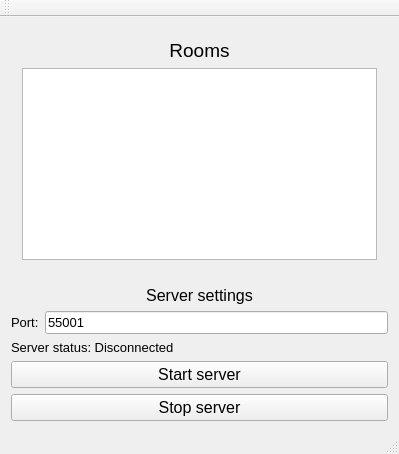
<?xml version="1.0" encoding="UTF-8"?>
<ui version="4.0">
 <class>MainWindow</class>
 <widget class="QMainWindow" name="MainWindow">
  <property name="geometry">
   <rect>
    <x>0</x>
    <y>0</y>
    <width>399</width>
    <height>454</height>
   </rect>
  </property>
  <property name="windowTitle">
   <string>MainWindow</string>
  </property>
  <widget class="QWidget" name="centralWidget">
   <layout class="QVBoxLayout" name="verticalLayout_4">
    <item>
     <layout class="QVBoxLayout" name="verticalLayout_2">
      <item>
       <widget class="QStackedWidget" name="stacked_RoomsClients">
        <property name="currentIndex">
         <number>0</number>
        </property>
        <widget class="QWidget" name="page_Rooms">
         <layout class="QGridLayout" name="gridLayout_2">
          <item row="0" column="0">
           <layout class="QVBoxLayout" name="verticalLayout_5">
            <item>
             <widget class="QLabel" name="label_Rooms">
              <property name="font">
               <font>
                <pointsize>14</pointsize>
               </font>
              </property>
              <property name="text">
               <string>Rooms</string>
              </property>
              <property name="alignment">
               <set>Qt::AlignCenter</set>
              </property>
             </widget>
            </item>
            <item>
             <widget class="QListWidget" name="list_Rooms"/>
            </item>
           </layout>
          </item>
         </layout>
        </widget>
        <widget class="QWidget" name="page_Clients">
         <layout class="QGridLayout" name="gridLayout">
          <item row="0" column="0">
           <layout class="QVBoxLayout" name="verticalLayout_6">
            <item>
             <widget class="QLabel" name="label_Clients">
              <property name="font">
               <font>
                <pointsize>14</pointsize>
               </font>
              </property>
              <property name="text">
               <string>Connected clients</string>
              </property>
              <property name="alignment">
               <set>Qt::AlignCenter</set>
              </property>
             </widget>
            </item>
            <item>
             <widget class="QListWidget" name="list_Clients"/>
            </item>
            <item>
             <widget class="QPushButton" name="button_BackToRooms">
              <property name="text">
               <string>Back to rooms</string>
              </property>
             </widget>
            </item>
           </layout>
          </item>
         </layout>
        </widget>
       </widget>
      </item>
      <item>
       <layout class="QHBoxLayout" name="horizontalLayout_5"/>
      </item>
      <item>
       <spacer name="verticalSpacer">
        <property name="orientation">
         <enum>Qt::Vertical</enum>
        </property>
        <property name="sizeType">
         <enum>QSizePolicy::Fixed</enum>
        </property>
        <property name="sizeHint" stdset="0">
         <size>
          <width>20</width>
          <height>9</height>
         </size>
        </property>
       </spacer>
      </item>
      <item>
       <layout class="QVBoxLayout" name="verticalLayout">
        <item>
         <widget class="QLabel" name="label_Settings">
          <property name="font">
           <font>
            <pointsize>12</pointsize>
           </font>
          </property>
          <property name="text">
           <string>Server settings</string>
          </property>
          <property name="alignment">
           <set>Qt::AlignCenter</set>
          </property>
         </widget>
        </item>
        <item>
         <layout class="QHBoxLayout" name="horizontalLayout_2">
          <item>
           <widget class="QLabel" name="label_Port">
            <property name="font">
             <font>
              <pointsize>10</pointsize>
             </font>
            </property>
            <property name="text">
             <string>Port:</string>
            </property>
           </widget>
          </item>
          <item>
           <widget class="QLineEdit" name="line_Port">
            <property name="font">
             <font>
              <pointsize>10</pointsize>
             </font>
            </property>
            <property name="text">
             <string>55001</string>
            </property>
           </widget>
          </item>
         </layout>
        </item>
        <item>
         <widget class="QLabel" name="label_Status">
          <property name="font">
           <font>
            <pointsize>10</pointsize>
           </font>
          </property>
          <property name="text">
           <string>Server status: Disconnected</string>
          </property>
         </widget>
        </item>
        <item>
         <widget class="QPushButton" name="button_StartServer">
          <property name="font">
           <font>
            <pointsize>12</pointsize>
           </font>
          </property>
          <property name="text">
           <string>Start server</string>
          </property>
         </widget>
        </item>
        <item>
         <widget class="QPushButton" name="button_StopServer">
          <property name="font">
           <font>
            <pointsize>12</pointsize>
           </font>
          </property>
          <property name="text">
           <string>Stop server</string>
          </property>
         </widget>
        </item>
       </layout>
      </item>
     </layout>
    </item>
   </layout>
  </widget>
  <widget class="QMenuBar" name="menuBar">
   <property name="geometry">
    <rect>
     <x>0</x>
     <y>0</y>
     <width>399</width>
     <height>20</height>
    </rect>
   </property>
  </widget>
  <widget class="QToolBar" name="mainToolBar">
   <attribute name="toolBarArea">
    <enum>TopToolBarArea</enum>
   </attribute>
   <attribute name="toolBarBreak">
    <bool>false</bool>
   </attribute>
  </widget>
  <widget class="QStatusBar" name="statusBar"/>
 </widget>
 <layoutdefault spacing="6" margin="11"/>
 <resources/>
 <connections/>
</ui>
